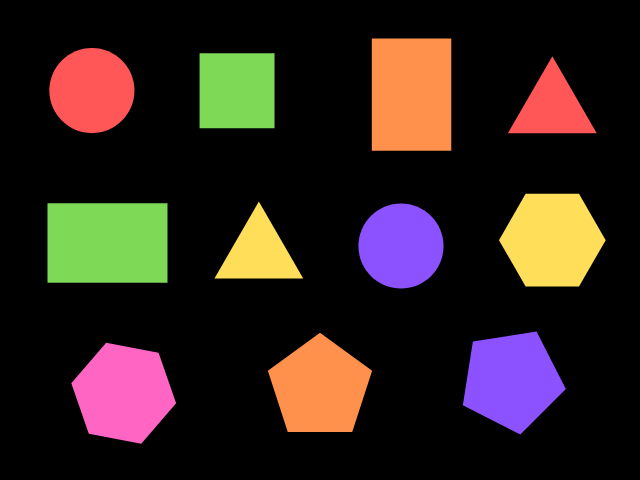
#> input picture figuras2.png, 640 x 480 px, given in place of triangulo.png, which was not available
$ python deteccion_forma_y_color.py
#> lines starting #> are read from the running program, lines starting #| are printed output that depends on the picture; after the words box and inside, x2 and y2 are one past the last pixel; in counts of white or black regions, pixels touching at a corner belong together; pictures that were not available may be replaced by others from this repository, and a replacement may not be noted
#> further down, imagenIni is the input picture: shape (480, 640, 3); mean B, G, R 29.4, 34.6, 48.1
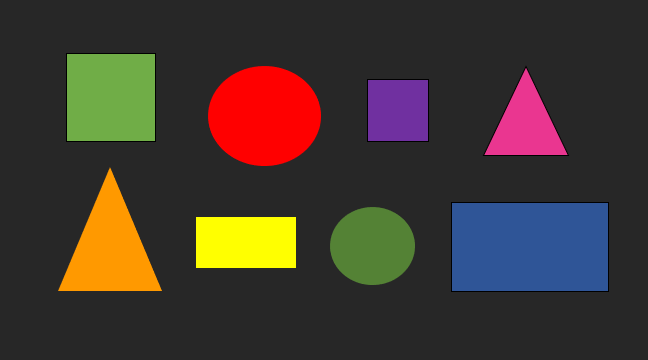
#> input picture figuras1.png, 648 x 360 px
#> further down, imagenGroup is the input picture: shape (360, 648, 3); mean B, G, R 46.8, 54.7, 65.7
import cv2
import numpy as np
# @Author Jessica Jasiel Renteria Escalera
# Deteccion de color
def figColor(imagenHSV):
  # Rojo
  rojoBajo1 = np.array([0, 100, 20], np.uint8)
  rojoAlto1 = np.array([10, 255, 255], np.uint8)
  rojoBajo2 = np.array([175, 100, 20], np.uint8)
  rojoAlto2 = np.array([180, 255, 255], np.uint8)

  #Verde
  verdeBajo = np.array([36, 100, 20], np.uint8)
  verdeAlto = np.array([70, 255, 255], np.uint8)

  #Azul
  azulBajo = np.array([100,100,20],np.uint8)
  azulAlto = np.array([125,255,255],np.uint8)

  # Naranja
  naranjaBajo = np.array([11, 100, 20], np.uint8)
  naranjaAlto = np.array([19, 255, 255], np.uint8)

  #Amarillo
  amarilloBajo = np.array([20, 100, 20], np.uint8)
  amarilloAlto = np.array([32, 255, 255], np.uint8)

  #Violeta
  violetaBajo = np.array([130, 100, 20], np.uint8)
  violetaAlto = np.array([145, 255, 255], np.uint8)

  #Rosa
  rosaBajo = np.array([146, 100, 20], np.uint8)
  rosaAlto = np.array([170, 255, 255], np.uint8)

  # Se buscan los colores en la imagen, segun los límites altos y bajos
  maskRojo1 = cv2.inRange(imagenHSV, rojoBajo1, rojoAlto1)
  maskRojo2 = cv2.inRange(imagenHSV, rojoBajo2, rojoAlto2)
  maskRojo = cv2.add(maskRojo1, maskRojo2)
  maskVerde = cv2.inRange(imagenHSV, verdeBajo, verdeAlto)
  maskAzul = cv2.inRange(imagenHSV, azulBajo, azulAlto)
  maskNaranja = cv2.inRange(imagenHSV, naranjaBajo, naranjaAlto)
  maskAmarillo = cv2.inRange(imagenHSV, amarilloBajo, amarilloAlto)
  maskVioleta = cv2.inRange(imagenHSV, violetaBajo, violetaAlto)
  maskRosa = cv2.inRange(imagenHSV, rosaBajo, rosaAlto)

  cntsRojo = cv2.findContours(maskRojo, cv2.RETR_EXTERNAL, cv2.CHAIN_APPROX_SIMPLE)[0]
  cntsVerde = cv2.findContours(maskVerde, cv2.RETR_EXTERNAL, cv2.CHAIN_APPROX_SIMPLE)[0]
  cntsAzul = cv2.findContours(maskAzul, cv2.RETR_EXTERNAL, cv2.CHAIN_APPROX_SIMPLE)[0]
  cntsNaranja = cv2.findContours(maskNaranja, cv2.RETR_EXTERNAL, cv2.CHAIN_APPROX_SIMPLE)[0]
  cntsAmarillo = cv2.findContours(maskAmarillo, cv2.RETR_EXTERNAL, cv2.CHAIN_APPROX_SIMPLE)[0]
  cntsVioleta = cv2.findContours(maskVioleta, cv2.RETR_EXTERNAL, cv2.CHAIN_APPROX_SIMPLE)[0]
  cntsRosa = cv2.findContours(maskRosa, cv2.RETR_EXTERNAL, cv2.CHAIN_APPROX_SIMPLE)[0]

  if len(cntsRojo)>0: color = 'Rojo'
  elif len(cntsVerde)>0: color = 'Verde'
  elif len(cntsAzul)>0: color = 'Azul'
  elif len(cntsNaranja)>0: color = 'Naranja'
  elif len(cntsAmarillo)>0: color = 'Amarillo'
  elif len(cntsVioleta)>0: color = 'Violeta'
  elif len(cntsRosa)>0: color = 'Rosa'

  return color

# Deteccion de Figura
def figName(contorno,width,height):
  epsilon = 0.01*cv2.arcLength(contorno,True)
  approx = cv2.approxPolyDP(contorno,epsilon,True)

  if len(approx) == 3:
    namefig = 'Triangulo'

  if len(approx) == 4:
    aspect_ratio = float(width)/height
    if aspect_ratio > 0.95 and aspect_ratio < 1.05: namefig = 'Cuadrado'
    elif aspect_ratio < 0.95 or aspect_ratio > 1.05: namefig =  'Rectangulo'

  if len(approx) == 5:
    namefig = 'Pentagono'

  if len(approx) == 6:
    namefig = 'Hexagono'

  if len(approx) > 10:
    namefig = 'Circulo'

  return namefig


# Areas de las 3 figuras
def figArea(figura,width,height):

  if figura =='Cuadrado': area = width ** 2
  elif figura =='Triangulo': area = (width * height) / 2
  elif figura =='Circulo': area =  width**2 * 3.1416
  return area

#Para una imagen con una figura
def figColor_Name_Area(imagen):
    gray = cv2.cvtColor(imagen, cv2.COLOR_BGR2GRAY)
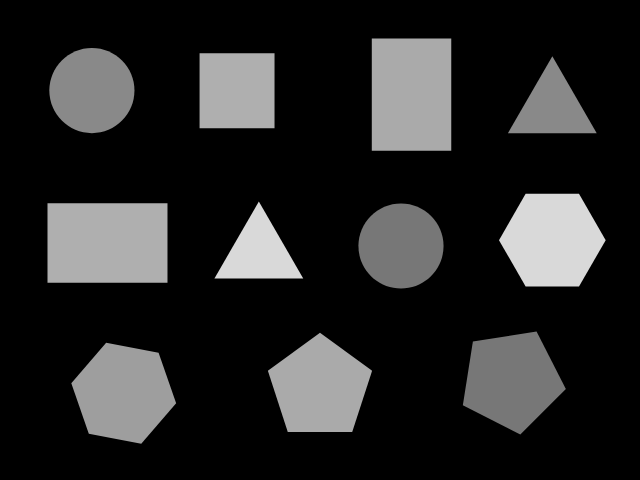
#> gray: shape (480, 640); min 0, max 217, mean 38
    canny = cv2.Canny(gray, 10,150)
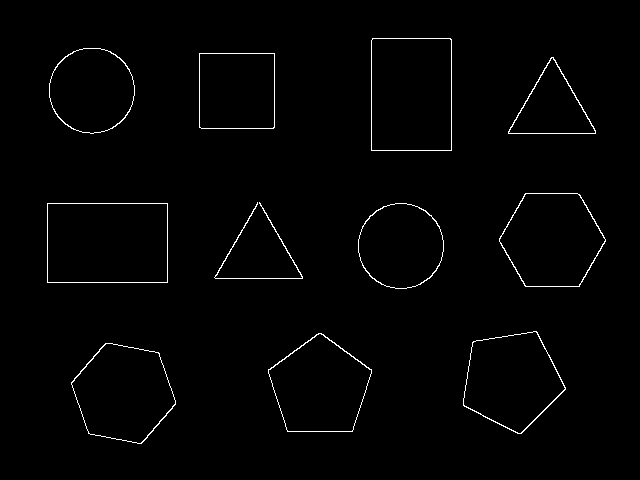
#> canny: shape (480, 640); 1.2% white in thin lines or dots, all inside (x1, y1, x2, y2) = (47, 38, 606, 444)
    #Para un mejorar la imagen binaria obtenida
    canny = cv2.dilate(canny,None,iterations=1)
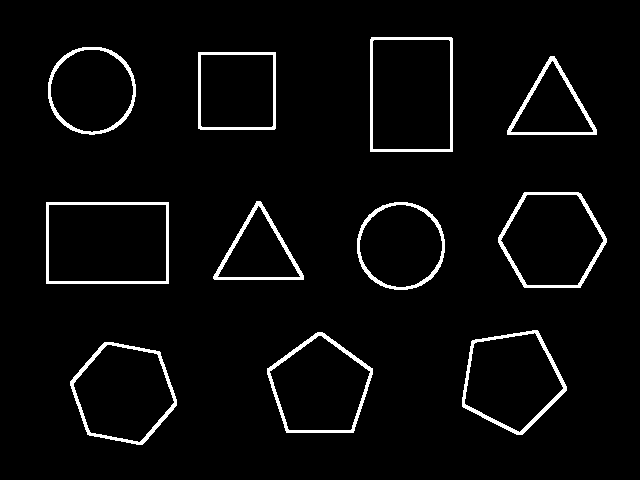
#> canny: shape (480, 640); 3.9% white; 11 white regions, largest, box (x1, y1, x2, y2) and area: (462, 330, 567, 435) 1200, (46, 202, 169, 284) 1194, (498, 192, 607, 288) 1183
    canny = cv2.erode(canny,None,iterations=1)
    cnts,_ = cv2.findContours(canny, cv2.RETR_EXTERNAL, cv2.CHAIN_APPROX_SIMPLE)
#> cnts = 11 contours; largest, box (x1, y1, x2, y2) and area: (47, 203, 168, 283) 9480, (371, 38, 452, 151) 8958, (499, 193, 606, 287) 7480, (71, 343, 176, 444) 7448, (463, 331, 566, 434) 7184
    #De imagen BGR a HSV
    imageHSV = cv2.cvtColor(imagen, cv2.COLOR_BGR2HSV)
#> imageHSV: shape (480, 640, 3); mean H, S, V 13.6, 39.6, 57.4
    for c in cnts:
        x, y, w, h = cv2.boundingRect(c)
        #Creamos una imagen auxiliar
        auxiliar = np.zeros(imagen.shape[:2], dtype="uint8")
        auxiliar = cv2.drawContours(auxiliar, [c], -1, 255, -1)
        maskHSV = cv2.bitwise_and(imageHSV,imageHSV, mask=auxiliar)
        name = figName(c,w,h)
        color = figColor(maskHSV)
        area = figArea(name,w,h)
        nameColor = name + ' ' + color
        cv2.putText(imagen,nameColor,(x,y-5),1,0.8,(69,192,143),1)
        print("  "+nameColor + " con un area de: "+ "{:.3f}".format(area))
        cv2.imshow('imagen',imagen)
        cv2.waitKey(0)
#> this loop made 1 pass
#> (x, y, w, h, epsilon in figName, namefig in figName, name, rojoBajo1 in figColor) on pass 1: (71, 343, 105, 101, 3.37, 'Hexagono', 'Hexagono', [0, 100, 20])
#> pass 1, in figColor_Name_Area, `auxiliar = cv2.drawContours(auxiliar, [c], -1, 255, -1)`:
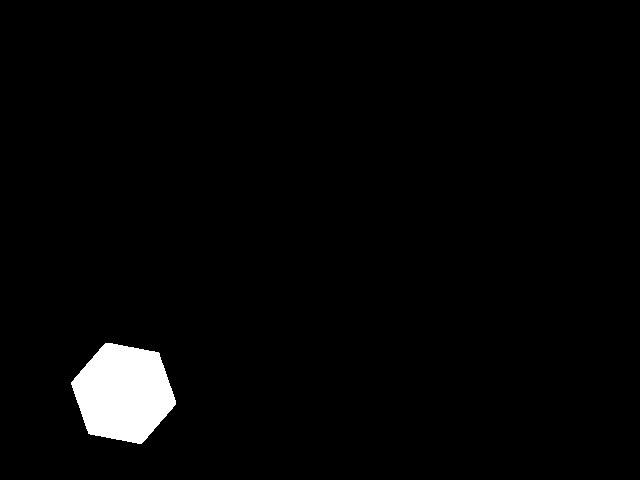
#> auxiliar: shape (480, 640); 2.5% white; 1 white region, box (x1, y1, x2, y2) and area: (71, 343, 176, 444) 7593

    return (area,name)


def figColor_Name_percentage(areaFigIni,nameFigIni,imagenGroup):

    gray = cv2.cvtColor(imagenGroup, cv2.COLOR_BGR2GRAY)
    canny = cv2.Canny(gray, 10,150)
    #Para un mejorar la imagen binaria obtenida
    canny = cv2.dilate(canny,None,iterations=1)
    canny = cv2.erode(canny,None,iterations=1)
    cnts,_ = cv2.findContours(canny, cv2.RETR_EXTERNAL, cv2.CHAIN_APPROX_SIMPLE)
    #De imagen BGR a HSV
    imageHSV = cv2.cvtColor(imagenGroup, cv2.COLOR_BGR2HSV)

    for c in cnts:
        x, y, w, h = cv2.boundingRect(c)
        #Creamos una imagen auxiliar
        auxiliar = np.zeros(imagenGroup.shape[:2], dtype="uint8")
        auxiliar = cv2.drawContours(auxiliar, [c], -1, 255, -1)
        maskHSV = cv2.bitwise_and(imageHSV,imageHSV, mask=auxiliar)
        name = figName(c,w,h)
        color = figColor(maskHSV)
        nameColor =  name + ' ' + color
        cv2.putText(imagenGroup,nameColor,(x,y-5),1,0.8,(0,255,0),1)
        if nameFigIni == name :
            areaFig_group = figArea(name,w,h)
            if areaFigIni == areaFig_group:
                print("  "+nameColor + " es del mismo tamanio que la figura inicial")
            else:
                resp = areaFigIni / areaFig_group
                porcentaje = (1 / resp)*100
                print("  "+nameColor+" es un "+ "{:.3f}".format(porcentaje) +" % de la figura inicial")


        cv2.imshow('Figuras',imagenGroup)
        cv2.waitKey(0)


# Prueba con Cuadrado
imagenIni = cv2.imread('triangulo.png')
imagenGroup = cv2.imread('figuras1.png')

print("---->  Figura de Imagen Inicial <----")
#> (the run stopped early here; a loop or call above may not have finished)
